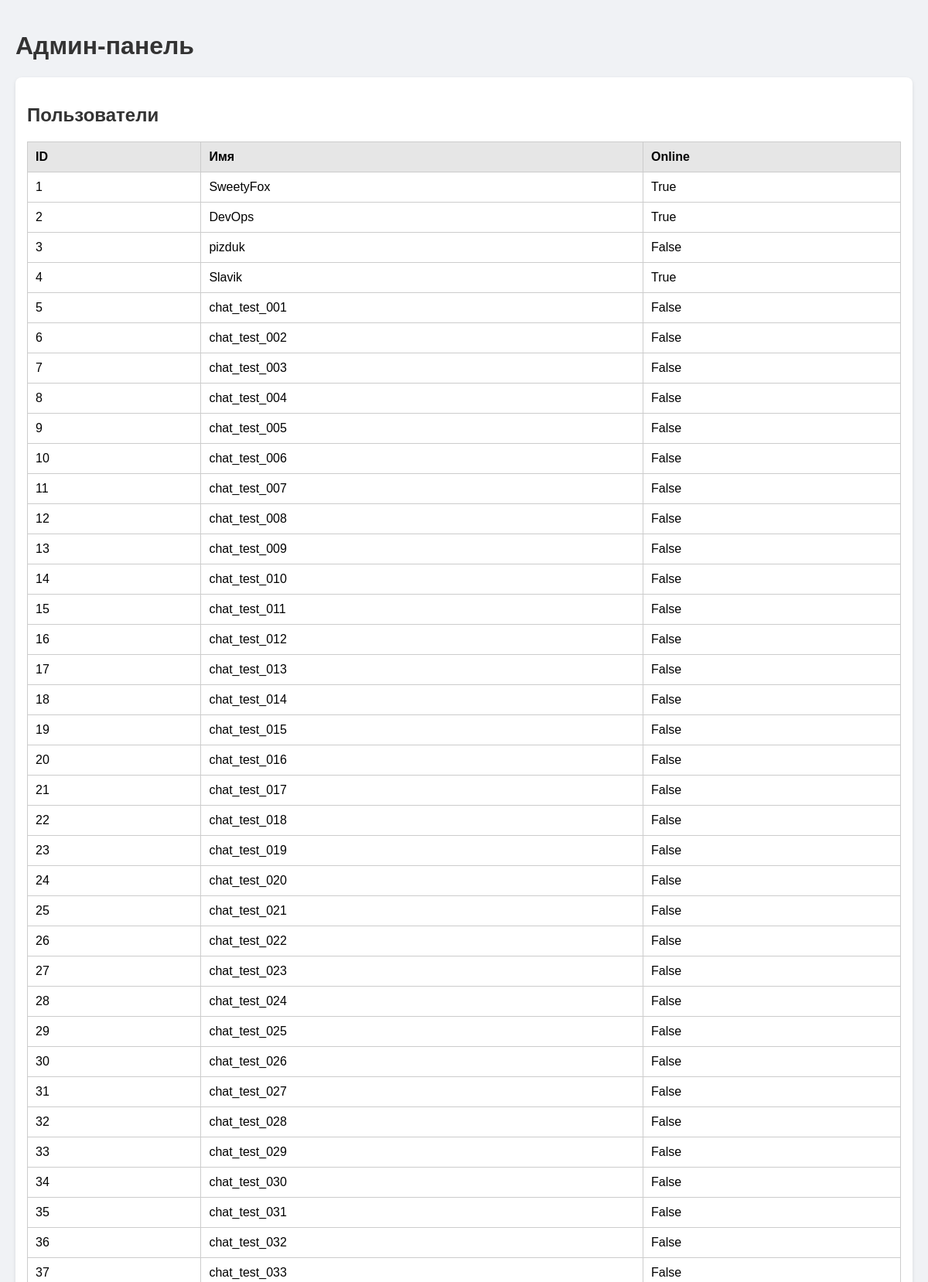
The page /admin (upper part) on the database its author committed.
### backend/stuff/db.py (models this page shows, shortened)
class User(db.Model):
    __tablename__ = 'users'
    _id = db.Column(db.Integer, primary_key=True)
    name = db.Column(db.String(100), nullable=False, unique=True)  # можно 150, если нужно
    password = db.Column(db.String(512), nullable=False)
    messages = db.relationship('Message', back_populates='sender', lazy=True)
    isActive = db.Column(db.Boolean, default=False)

### backend/stuff/routes.py (the view)
    @app.route('/admin')
    def admin():
        users_list = User.query.all()
        message_list = Message.query.all()
        chats_raw = Chat.query.all()
        chats = []
        for chat in chats_raw:
            participant_names = []
            for p in chat.participants:
                if p.user:
                    participant_names.append(p.user.name)
                else:
                    print(f"Warning: ChatParticipant {p._id} has no valid user")
            chats.append({
                "id": chat._id,
                "name": chat.name,
                "is_group": chat.is_group,
                "creator_id": chat.creator_id,
                "participants": participant_names
            })
        return render_template("Users.html", users=users_list, chats=chats, messages=message_list)

### backend/stuff/templates/Users.html (shortened to what this page needs)
<!DOCTYPE html>
<html lang="ru">
<head>
</head>
<body>
    <h1>Админ-панель</h1>
    <div class="card">
        <h2>Пользователи</h2>
        <table>
            <thead>
                <tr>
                    <th>ID</th>
                    <th>Имя</th>
                    <th>Online</th>
                </tr>
            </thead>
            <tbody>
                {% for user in users %}
                <tr>
                    <td>{{ user._id }}</td>
                    <td>{{ user.name }}</td>
                    <td>{{ user.isActive }}</td>
                </tr>
                {% else %}
                <tr>
                    <td colspan="2">Пользователи не найдены</td>
                </tr>
                {% endfor %}
            </tbody>
        </table>
    </div>
</body>
</html>

### backend/stuff/templates/Users.html (style rules this page uses)
body { font-family: Arial, sans-serif; background-color: #f0f2f5; margin: 0; padding: 20px; }
h1, h2, h3 { color: #333; }
table { width: 100%; border-collapse: collapse; margin-bottom: 20px; }
table, th, td { border: 1px solid #ccc; }
th, td { padding: 10px; text-align: left; }
th { background-color: #e6e6e6; }
.card { background-color: white; border-radius: 8px; padding: 15px; margin-bottom: 20px; box-shadow: 0 2px 5px rgba(0,0,0,0.1); }

### rows shown on the page
User: _id "1", name "SweetyFox", isActive "True"
User: _id "2", name "DevOps", isActive "True"
User: _id "3", name "pizduk", isActive "False"
User: _id "4", name "Slavik", isActive "True"
User: _id "5", name "chat_test_001", isActive "False"
User: _id "6", name "chat_test_002", isActive "False"
User: _id "7", name "chat_test_003", isActive "False"
User: _id "8", name "chat_test_004", isActive "False"
User: _id "9", name "chat_test_005", isActive "False"
User: _id "10", name "chat_test_006", isActive "False"
User: _id "11", name "chat_test_007", isActive "False"
User: _id "12", name "chat_test_008", isActive "False"
User: _id "13", name "chat_test_009", isActive "False"
User: _id "14", name "chat_test_010", isActive "False"
User: _id "15", name "chat_test_011", isActive "False"
User: _id "16", name "chat_test_012", isActive "False"
User: _id "17", name "chat_test_013", isActive "False"
User: _id "18", name "chat_test_014", isActive "False"
User: _id "19", name "chat_test_015", isActive "False"
User: _id "20", name "chat_test_016", isActive "False"
User: _id "21", name "chat_test_017", isActive "False"
User: _id "22", name "chat_test_018", isActive "False"
User: _id "23", name "chat_test_019", isActive "False"
User: _id "24", name "chat_test_020", isActive "False"
User: _id "25", name "chat_test_021", isActive "False"
User: _id "26", name "chat_test_022", isActive "False"
User: _id "27", name "chat_test_023", isActive "False"
User: _id "28", name "chat_test_024", isActive "False"
User: _id "29", name "chat_test_025", isActive "False"
User: _id "30", name "chat_test_026", isActive "False"
User: _id "31", name "chat_test_027", isActive "False"
User: _id "32", name "chat_test_028", isActive "False"
User: _id "33", name "chat_test_029", isActive "False"
User: _id "34", name "chat_test_030", isActive "False"
User: _id "35", name "chat_test_031", isActive "False"
User: _id "36", name "chat_test_032", isActive "False"
User: _id "37", name "chat_test_033", isActive "False"
